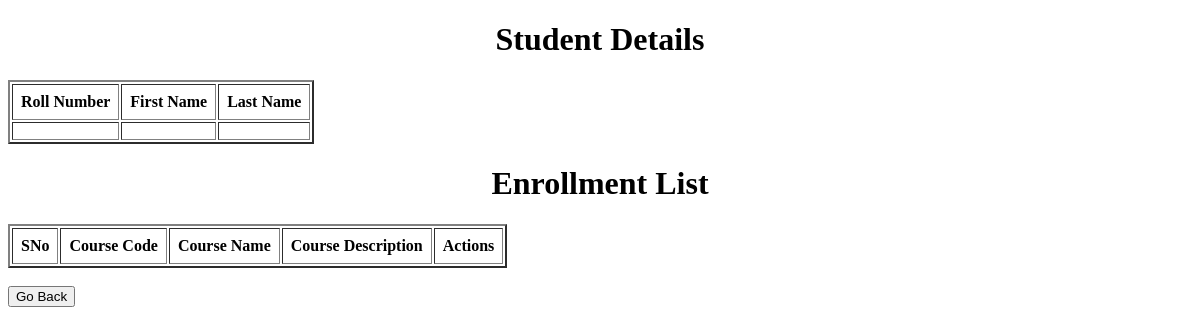
Before: /student/6 with the older database file.
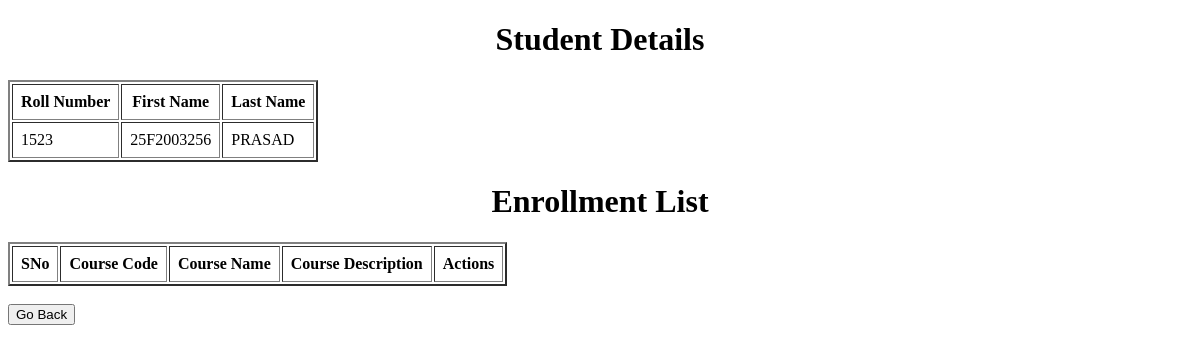
After: the same page with the newer database file.
### app.py (models this page shows)
class Student(db.Model):
    student_id = db.Column(db.Integer, primary_key = True, autoincrement = True)
    roll_number = db.Column(db.String, unique = True, nullable = False)
    first_name = db.Column(db.String, nullable = False)
    last_name = db.Column(db.String)

### app.py (the view)
@app.route('/student/<int:student_id>')
def student_info(student_id):
    this_student = Student.query.get(student_id)
    return render_template("student_info.html", student = this_student)

### templates/student_info.html (shortened to what this page needs)
<!DOCTYPE html>
<html lang="en">
<head>
</head>
<body>
    <h1 style="text-align: center;">Student Details</h1>
    <table id = 'student-detail' border="2" cellpadding="8px">
        <thead>
            <tr>
                <th>Roll Number</th>
                <th>First Name</th>
                <th>Last Name</th>
            </tr>
        </thead>
        <tbody>
            <tr>
                <td>{{ student.roll_number }}</td>
                <td>{{ student.first_name }}</td>
                <td>{{ student.last_name }}</td>
            </tr>
        </tbody>
    </table>
    <h1 style="text-align: center;">Enrollment List</h1>
    <table id = "student-enrollments" border="2" cellpadding="8px">
        <thead>
            <tr>
                <th>SNo</th>
                <th>Course Code</th>
                <th>Course Name</th>
                <th>Course Description</th>
                <th>Actions</th>
            </tr>
        </thead>
    </table><br>
    <a href="/"><button>Go Back</button></a>
</body>
</html>

Changed rows visible on the page:
added Student: roll_number "1523", first_name "25F2003256", last_name "PRASAD"
